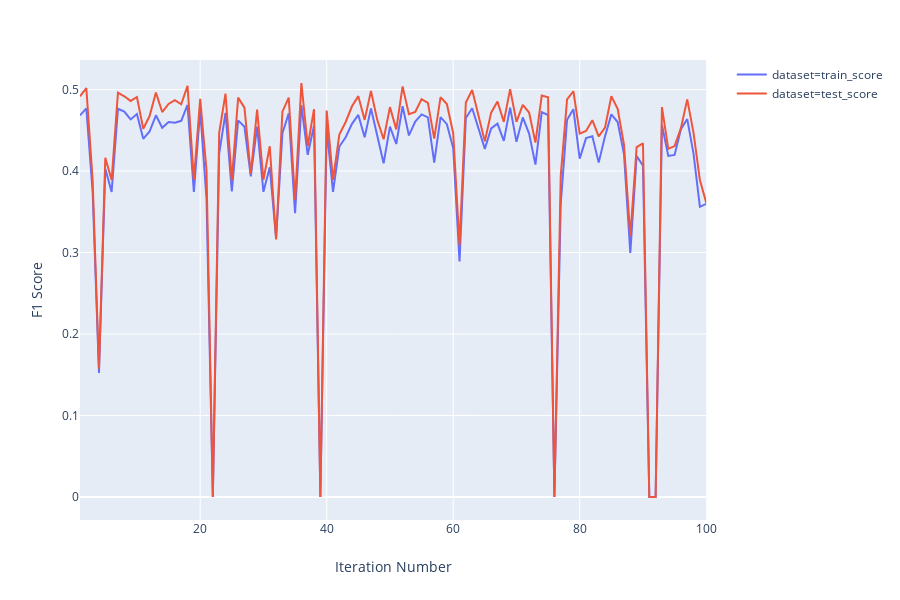

Notebook cell for this chart:
### Code cell
import plotly.express as px
metrics = pd.DataFrame(train_scores + test_scores)
metrics.loc[:,'dataset'] = ["train_score"]*n_calls + ["test_score"]*n_calls
metrics.loc[:,'Iteration Number'] = list(range(1,n_calls+1)) + list(range(1,n_calls+1))
metrics.columns = ["F1 Score", "dataset", "Iteration Number"]
fig = px.line(metrics, x="Iteration Number", y="F1 Score", color="dataset")
fig.show()
